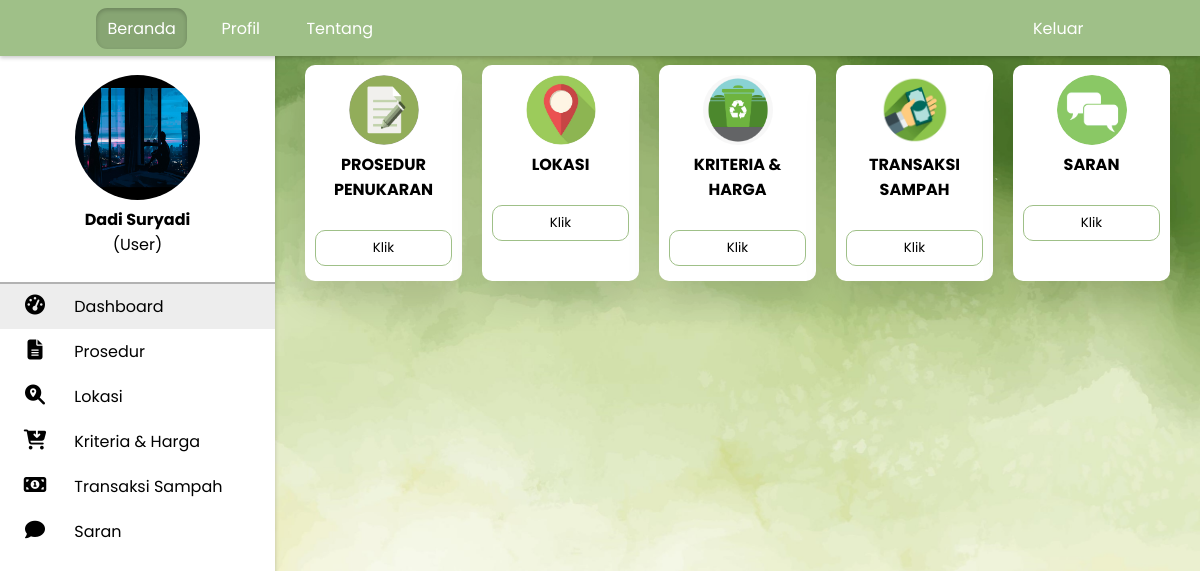
The page /dashboard.php (signed in) on the database its author committed.
### tables this page shows
CREATE TABLE `user` (
  `username` varchar(20) NOT NULL,
  `nama` varchar(30) NOT NULL,
  `email` varchar(20) NOT NULL,
  `password` varchar(15) NOT NULL,
  `alamat` varchar(100) NOT NULL,
  `no_hp` varchar(15) NOT NULL,
  `kab_kota` enum('Lombok Barat','Lombok Tengah','Lombok Timur','Mataram') NOT NULL,
  `foto` varchar(100) NOT NULL
);

### functions.php (called while the page is built, shortened)
<?php
    $username = $_SESSION["username"];
    if($_SESSION['user']){
      $user = 'user';
    }else if($_SESSION['pengepul']){
        $user = 'pengepul';
    }
    ?>

### dashboard.php (the view, shortened to what this page needs)
<?php
    include 'functions.php';
    $result = mysqli_query($conn, "SELECT*from $user where username='$username'");
?>
<!DOCTYPE html>
<html lang="en">
<head>
    <link rel="stylesheet" href="css/setilee.css">
</head>
<body style="background-image: url('img/jojo.jpg'); background-size: 100%;">
       <nav>
       <ul>
       <br><br><br>
       <?php
       if (mysqli_num_rows($result) > 0) {
                while ($row = mysqli_fetch_assoc($result)) {
        ?>
        <div class="profil">
        <center><a href="profil.php">
            <?php
                if($row['foto'] != ""){
            ?>
        <img class="foto-profil" src="img/pp/<?php echo $row['foto']; ?>">
        <?php }else{?>
            <img class="foto-profil" src="img/pp/blank.png">
            <?php } ?>
        </a><br>
       <p><b><?php echo $row['nama']?></b></p>
    <p><?php
        if($_SESSION["user"]){
            echo "(User)";
        }else if($_SESSION["pengepul"]){
            echo "(Pengepul)";
        }?>
        </p>
    </center><br></div>
       <?php
                }
            }
       ?>
       <?php
            if($_SESSION["user"]){
        ?>
       <li class="active"><a href="dashboard.php">
       <i class="fas fa-tachometer-alt"></i>
           <span class="nav-item">Dashboard</span>
       </a></li>
       <li><a href="prosedur.php">
       <i class="fas fa-file-alt"></i>
           <span class="nav-item">Prosedur</span>
       </a></li>
       <li><a href="lokasi.php">
       <i class="fas fa-search-location"></i>
           <span class="nav-item">Lokasi</span>
       </a></li>
       <li><a href="jenhar.php">
       <i class="fas fa-cart-arrow-down"></i>
           <span class="nav-item">Kriteria & Harga</span>
       </a></li>
       <li><a href="pilih.php">
       <i class="fas fa-money-bill-alt"></i>
           <span class="nav-item">Transaksi Sampah</span>
       </a></li>
       <li><a href="saran.php">
       <i class="fas fa-comment"></i>
           <span class="nav-item">Saran</span>
       </a></li>
       </ul>
       </nav>
       <div class="container">
       <section class="main">
           <div class="users">
               <div class="tampilan">
                    <img  src="img/pro.png">
                    <h4>Prosedur Penukaran</h4><br>
                    <button onclick="location.href = 'prosedur.php';">Klik</button>
               </div>
               <div class="tampilan">
                    <img src="img/l.jpeg">
                    <h4>Lokasi</h4><br>
                    <button onclick="location.href = 'lokasi.php';">Klik</button>
               </div>
               <div class="tampilan">
                    <img src="img/oo.png">
                    <h4>Kriteria & Harga</h4><br>
                    <button onclick="location.href = 'jenhar.php';">Klik</button>
               </div>
               <div class="tampilan">
                    <img src="img/money.jpg">
                    <h4>Transaksi Sampah</h4><br>
                    <button onclick="location.href = 'pilih.php';">Klik</button>
               </div>
               <div class="tampilan">
                    <img src="img/sak.jpg">
                    <h4>Saran</h4><br>
                    <button onclick="location.href = 'saran.php';">Klik</button>
               </div>
           </div>
       </section>
    </div>
    <?php
        }else if($_SESSION["pengepul"]){
    ?>
    <li class="active"><a href="dashboard.php">
       <i class="fas fa-tachometer-alt"></i>
           <span class="nav-item">Dashboard</span>
       </a></li>
       <li><a href="prosedur.php">
       <i class="fas fa-file-alt"></i>
           <span class="nav-item">Prosedur</span>
       </a></li>
       <li><a href="jenhar.php">
       <i class="fas fa-cart-arrow-down"></i>
           <span class="nav-item">Kriteria & Harga</span>
       </a></li>
       <li><a href="sampah.php">
       <i class="fas fa-trash"></i>
           <span class="nav-item">Sampah Terkumpul</span>
       </a></li>
       <li><a href="saran.php">
       <i class="fas fa-comment"></i>
           <span class="nav-item">Saran</span>
       </a></li>
       </ul>
       </nav>
       <div class="container">
       <section class="main">
           <div class="users">
               <div class="tampilan">
                    <img  src="img/pro.png">
                    <h4>Prosedur Penukaran</h4><br>
                    <div class="per"></div>
                    <button onclick="location.href = 'prosedur.php';">Klik</button>
               </div>
               <div class="tampilan">
                    <img src="img/oo.png">
                    <h4>Kriteria & Harga</h4><br>
                    <div class="per"></div>
                    <button onclick="location.href = 'jenhar.php';">Klik</button>
               </div>
               <div class="tampilan">
                    <img src="img/bk.png">
                    <h4>Sampah Yang Terkumpul</h4>
                    <div class="per"></div><br>
                    <button onclick="location.href = 'sampah.php';">Klik</button>
               </div>
               <div class="tampilan">
                    <img src="img/sak.jpg">
                    <h4>Saran</h4><br>
                    <div class=""></div>
                    <button onclick="location.href = 'saran.php';">Klik</button>
               </div>
           </div>
       </section>
    </div>
    <?php
        }
    ?>
    <div class="mainn">
    <div class="topnav">
        <a class="active" href="index.php" style="margin-left: 8%;">Beranda</a>
        <a href="profil.php">Profil</a>
        <a href="tentang.php">Tentang</a>
        <a class="split" href="logout.php" style="margin-right: 8%;">Keluar</a>
    </div><br>
</div>
</body>
</html>

### css/setilee.css (style rules this page uses)
* { margin: 0; padding: 0; outline: none; border: none; text-decoration: none; box-sizing: border-box; font-family: "poppins"; }
body { background: rgb(226, 226, 226); }
nav { position: fixed; top: 30px; bottom: 0; height: 800px; left: 0; width: 275px; background: #ffffff; box-shadow: 0 2px 4px 0 rgba(0, 0, 0, .2); }
.profil { border-bottom: 2px solid rgba(40, 40, 40, 0.358); }
.foto-profil { margin-top: -30px; border-radius: 50%; height: 125px; width: 125px; }
nav .fas { position: relative; width: 70px; font-size: 20px; text-align: center; }
.nav-item { position: relative; margin-left: 10x; }
li { padding-bottom: 10px; padding-top: 10px; }
li.active { background-color: rgb(237, 237, 237); }
.container { margin-top: 35px; margin-left: 275px; }
.main { position: relative; padding: 20px; }
.main .users { display: flex; width: 100%; }
.users .tampilan { width: 25%; margin: 10px; background: #ffffff; text-align: center; border-radius: 10px; padding: 10px; box-shadow: 0 20px 35px rgba(0, 0, 0, 0.1); }
.users .tampilan img { width: 70px; height: 70px; border-radius: 50%; }
.users .tampilan h4 { text-transform: uppercase; }
.users .tampilan button { position: relative; bottom: 5px; width: 100%; margin-top: 8px; padding: 7px; cursor: pointer; border-radius: 10px; background: transparent; border: 1px solid #9FC088; }
a { text-decoration: none; color: black; }
.mainn { margin-top: 60px; }
.topnav { background-color: #9FC088; overflow: hidden; position: fixed; top: 0; width: 100%; box-shadow: 0 2px 4px 0 rgba(0, 0, 0, .2); }
.topnav a { display: block; margin-left: 0.1cm; margin-right: 0.1cm; margin-top: 0.2cm; margin-bottom: 0.2cm; float: left; color: #ffffff; text-align: center; padding: 8px 8px; text-decoration: none; width: 2.42cm; }
.topnav a.active { border-radius: 0.3cm; background-color: #87a573; color: rgb(255, 255, 255); box-shadow: inset 0 2px 4px 0 rgba(0, 0, 0, .2); }
.topnav a.split { float: right; }

### rows shown on the page
user: foto (picture), nama "Dadi Suryadi"
